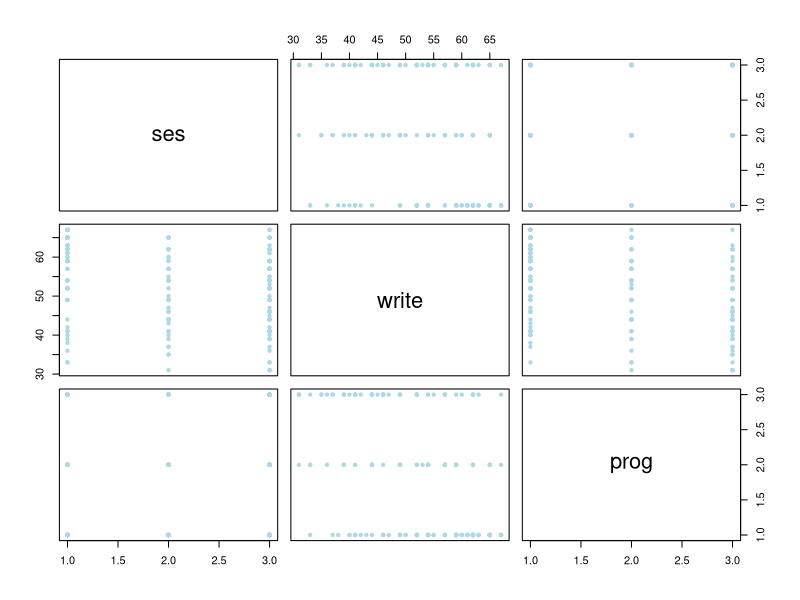
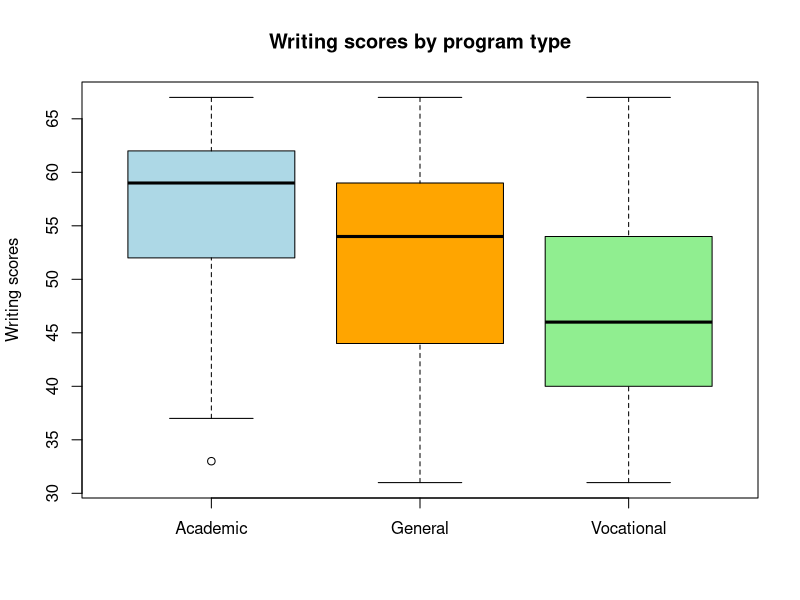
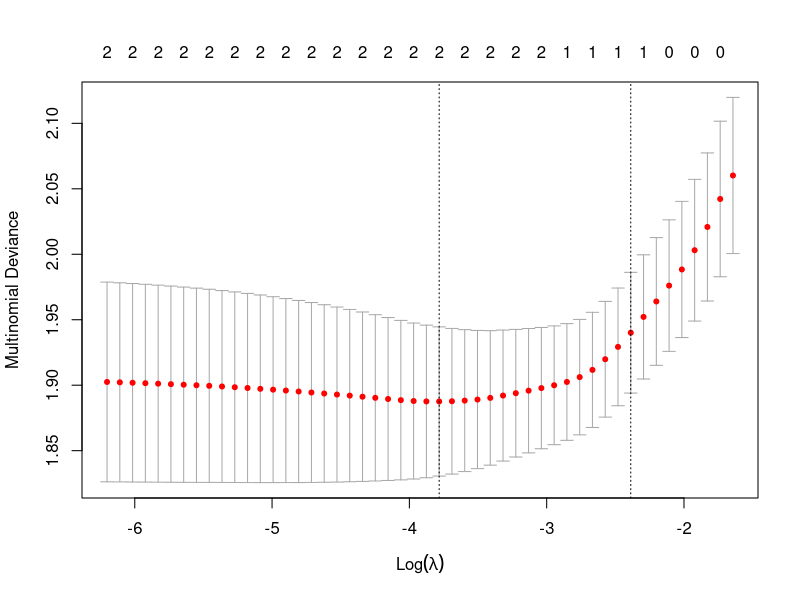

R code for these plots, in order:
## ---- chunk 1
data<-read.csv("hsbdemo.csv")
data
## ---- chunk 2
df=data.frame(data$ses, data$write, data$prog)
colnames(df)<-c("ses", "write", "prog")
attach(df)
## ---- chunk 3
plot(df,
     pch=20, col="lightblue")
## ---- chunk 4
tab=table(ses, prog)
tab
#mosaicplot(tab)
## ---- chunk 5
chi2<-chisq.test(tab)
chi2
## ---- chunk 6
write.ac=write[which(prog=="academic")]
write.gen=write[which(prog=="general")]
write.voc=write[which(prog=="vocation")]

boxplot(write.ac,write.gen, write.voc,
  main = "Writing scores by program type",
  ylab = "Writing scores",
  names = c("Academic", "General", "Vocational"),
  col=c("lightblue", "orange", "lightgreen")
)
## ---- chunk 7
#install.packages("nnet")
library(nnet)
## ---- chunk 8
df$prog<-as.factor(df$prog)
df$prog.base <- relevel(df$prog, ref = "academic")
## ---- chunk 9
mn.fit<-multinom(prog.base ~ ses + write, data=df)
## ---- chunk 10
summary(mn.fit)
## ---- chunk 11
fitted.ps <- fitted(mn.fit)
fitted.ps
## ---- chunk 12
z.scores<- summary(mn.fit)$coefficients/summary(mn.fit)$standard.errors
p.val=1-pnorm(abs(z.scores))
p.val
## ---- chunk 13
pred.mn.tr=predict(mn.fit, newdata = df, "class")
#pred.mn.tr
ind.tr=(pred.mn.tr==prog)
mean(ind.tr)
## ---- chunk 14
new.data <- data.frame(ses = c("low", "middle", "high"), write = c(quantile(df$write, 0.25), median(df$write), quantile(df$write, 0.75)))
## ---- chunk 15
pred.mn=predict(mn.fit, newdata = new.data, "class")
pred.mn
## ---- chunk 16
#install.packages("glmnet")
library(glmnet)
## ---- chunk 17
library(caret)
## ---- chunk 18
temp.x=data.frame(data$ses, data$write)
## ---- chunk 19
dummy.x <- dummyVars(" ~ .", data = temp.x)
x <- as.matrix(predict(dummy.x, newdata = temp.x))
#print(x)
## ---- chunk 20
y <- prog
#y
glm.fit <- glmnet(x, y, family = "multinomial")
#summary(glm.fit)
#glm.fit
predict(glm.fit, newx=x, s=0, type="response")
## ---- chunk 21
cv.fit <- cv.glmnet(x, y, family = "multinomial")
plot(cv.fit)
## ---- chunk 22
predict(cv.fit, newx = x, s = "lambda.min", type = "class")
## ---- chunk 23
preds=predict(cv.fit, newx = x, s = "lambda.min", type = "class")
#preds
ind=(preds==y)
mean(ind)
